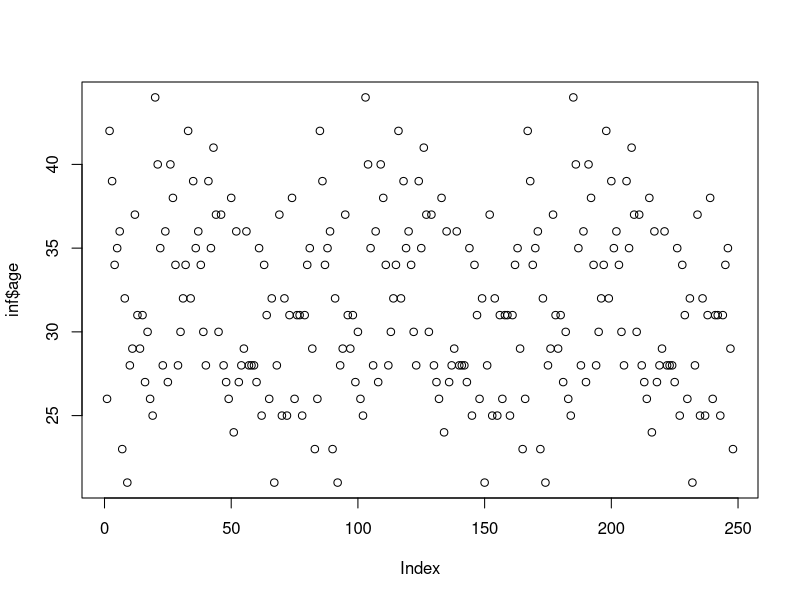
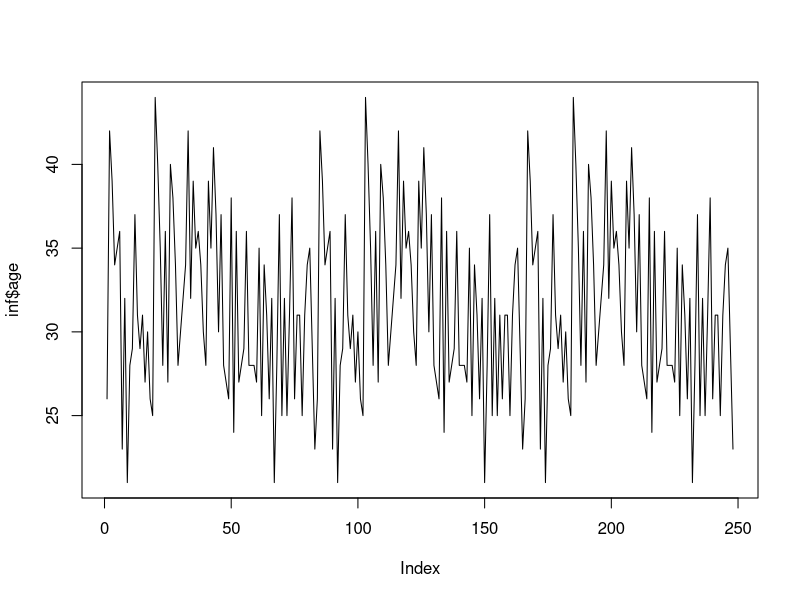
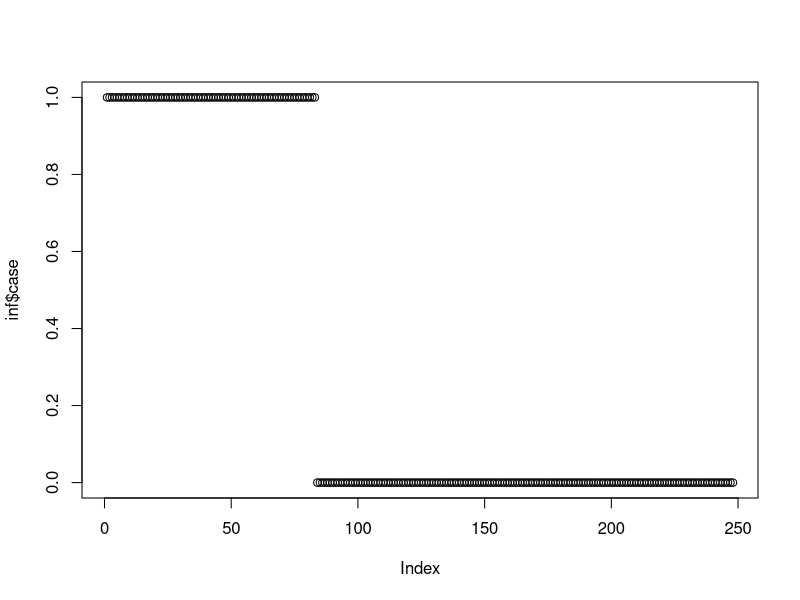
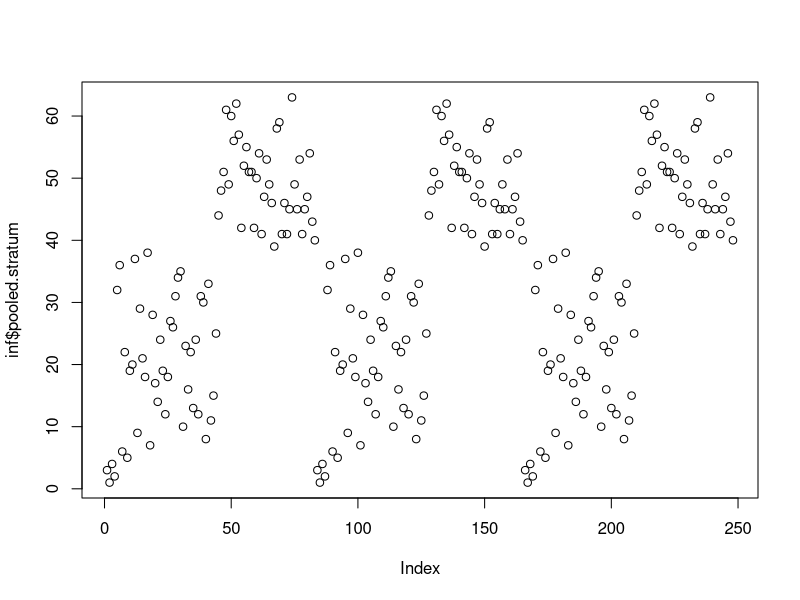
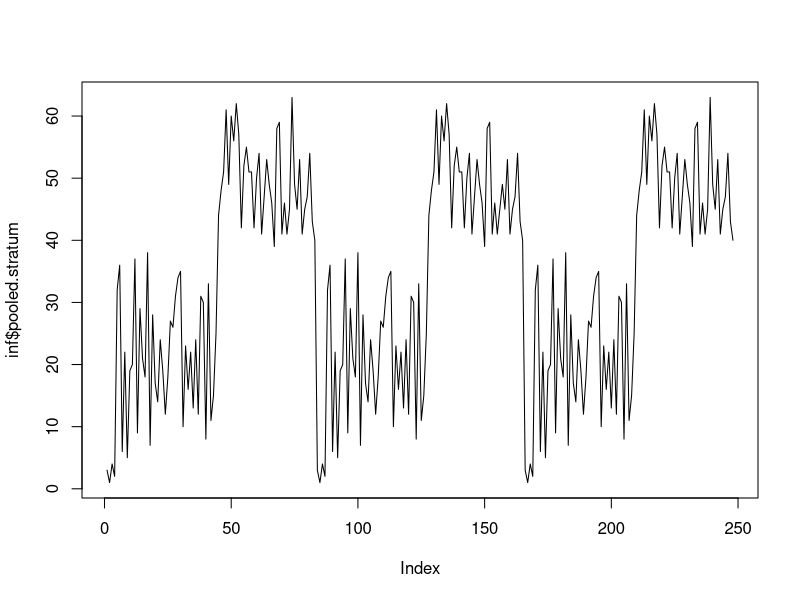

These charts were generated, in order, by the following R code: (Note: this script raises an error after producing the figures.)
inf<-datasets::infert
head(inf,10)
tail(inf,10)
summary(inf)
summary(inf$education)
summary(inf$age)
summary(inf$pooled.stratum)
summary(inf$induced)
plot(inf$age)
plot(inf$age,type = 'l')
plot(inf$case)
plot(inf$pooled.stratum)
plot(inf$pooled.stratum,type = 'l')
barplot(inf$education)
barplot(inf$pooled.stratum)
boxplot(inf$stratum)
hist(inf$parity)
